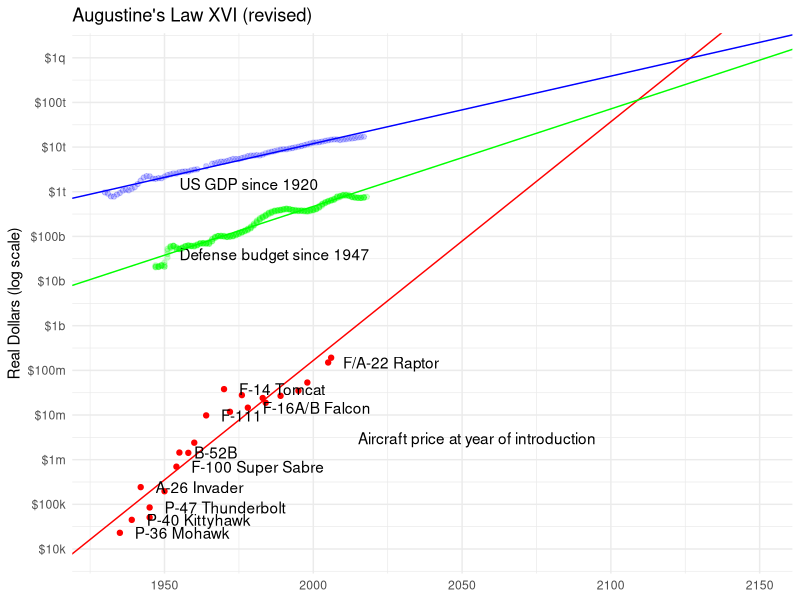

Reproduce this figure in R.
# R script to generate the plot
library(ggplot2)
planes <- read.table("combat.csv",header=T,sep=",")
gdp <- read.table("gdp.csv",header=T,sep=",")
gdp$Real <- gdp$Real * 1e12  # scale from trillions

def <- read.table("FDEFX.csv",header=T,sep=",")
def$Year <- as.double(substr(def$DATE, 1, 4))
def$Real <- def$FDEFX * 1e9

# Ignore the Wright Model A
planes <- subset(planes, Year > 1920)

planes_ab <- lm(log10(Price) ~ Year, data=planes)
gdp_ab <- lm(log10(Real) ~ Year, data=gdp)
def_ab <- lm(log10(Real) ~ Year, data=def)

g <- ggplot()
g <- g + xlim(1930,2150)
g <- g + ggtitle("Augustine's Law XVI (revised)")
g <- g + theme_minimal() + theme(axis.title.x=element_blank())
# g <- g + ylim(4,12)
g <- g + scale_y_continuous(
	limits=c(4,15),
	name="Real Dollars (log scale)",
	breaks=c(4:15),
	labels=c('$10k','$100k', '$1m', '$10m', '$100m','$1b','$10b','$100b','$1t','$10t','$100t', '$1q'))

g <- g + geom_point(aes(Year, log10(Price)), color="red", data=planes)
g <- g + geom_point(aes(Year, log10(Real)), alpha=0.2, color="blue", data=gdp)
g <- g + geom_point(aes(Year, log10(Real)), alpha=0.2, color="green", data=def)
g <- g + annotate("text", x=1955, y=log10(1.5e12), label="US GDP since 1920", hjust=0)
g <- g + annotate("text", x=1955, y=log10(40e9), label="Defense budget since 1947", hjust=0)
g <- g + annotate("text", x=2015, y=log10(3e6), label="Aircraft price at year of introduction", hjust=0)

g <- g + geom_abline(slope=planes_ab$coefficients[2], intercept=planes_ab$coefficients[1], color="red")
g <- g + geom_abline(slope=gdp_ab$coefficients[2], intercept=gdp_ab$coefficients[1], color="blue")
g <- g + geom_abline(slope=def_ab$coefficients[2], intercept=def_ab$coefficients[1], color="green")

# Non-overlapping Subset for the labels
labels = c(
        'P-6 Hawk',
        'P-51 Mustang',
        'F-100 Super Sabre',
        'F-16A/B Falcon',
        'F-18E Hornet',
        'B-52H',
        'B-52B',
        'F-35 Lightning'
)

g <- g + geom_text(aes(Year, log10(Price), label=Model), check_overlap=TRUE, hjust=0, nudge_x=5, data=planes) #subset(planes, Model %in% labels))

# ggsave("augustine.png");
